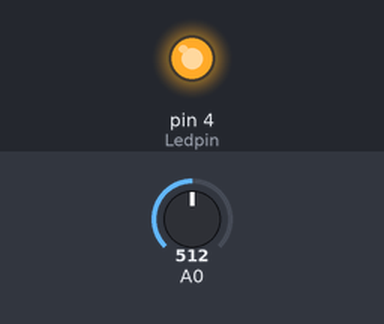
The sketch below on a simulated Arduino Uno, built with avr-gcc and run on an emulated ATmega328P. Shown: output pins drawn as LEDs (lit = HIGH). The test bench sets the inputs (shaded band); at power-on: A0 = 512.

Above: at 1.3 s.
1.4 s: A0 set to 0
At 2.5 s:
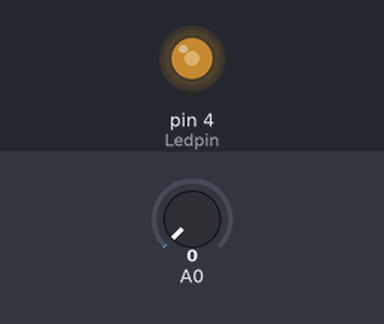
3.0 s: A0 set to 122
At 3.3 s:
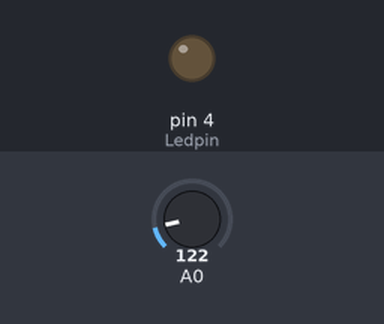
Timing chart, 0 to 12.1 s (numbered marks = the images above; inputs shaded):
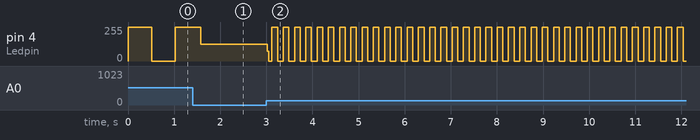

The sketch:

led_potenziometro.ino
```cpp
int Ledpin = 4; //definiamo il pin 4 con il nome ledpin

void setup() {
  // put your setup code here, to run once:

  //inizializiamo il pin del led come output
  pinMode(Ledpin, OUTPUT);
}

void loop() {
  // put your main code here, to run repeatedly:
  digitalWrite(Ledpin, HIGH);  //accendi il led
  delay(analogRead(0));              //aspetta per quanto letto dal pin A0
  digitalWrite(Ledpin, LOW);   //spegni il led
  delay(analogRead(0));              //aspetta per quanto letto dal pin A0
}
```

Measured:
- after the input at 3.0 s, pin 4 (Ledpin): 126/255 → 73/255 at once, then moves between 0/255 and 255/255, repeating every 0.49 s
